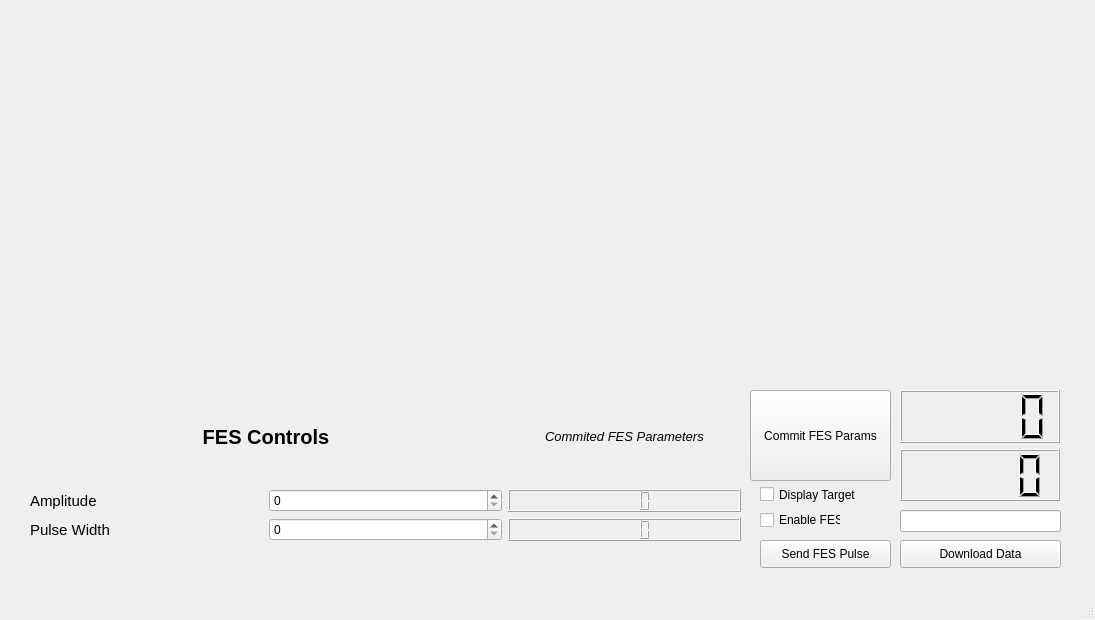
<?xml version="1.0" encoding="UTF-8"?>
<ui version="4.0">
 <class>MainWindow</class>
 <widget class="QMainWindow" name="MainWindow">
  <property name="geometry">
   <rect>
    <x>0</x>
    <y>0</y>
    <width>1095</width>
    <height>620</height>
   </rect>
  </property>
  <property name="windowTitle">
   <string>Central Drive Estimation</string>
  </property>
  <widget class="QWidget" name="centralwidget">
   <widget class="QWidget" name="gridLayoutWidget">
    <property name="geometry">
     <rect>
      <x>30</x>
      <y>390</y>
      <width>711</width>
      <height>151</height>
     </rect>
    </property>
    <layout class="QGridLayout" name="gridLayout">
     <item row="1" column="0">
      <widget class="QLabel" name="label">
       <property name="font">
        <font>
         <pointsize>11</pointsize>
        </font>
       </property>
       <property name="text">
        <string>Amplitude</string>
       </property>
      </widget>
     </item>
     <item row="2" column="1">
      <widget class="QSpinBox" name="pw_sp"/>
     </item>
     <item row="2" column="0">
      <widget class="QLabel" name="label_2">
       <property name="font">
        <font>
         <pointsize>11</pointsize>
         <italic>false</italic>
        </font>
       </property>
       <property name="text">
        <string>Pulse Width</string>
       </property>
      </widget>
     </item>
     <item row="0" column="0" colspan="2">
      <widget class="QLabel" name="label_3">
       <property name="font">
        <font>
         <pointsize>15</pointsize>
         <weight>75</weight>
         <bold>true</bold>
        </font>
       </property>
       <property name="text">
        <string>FES Controls</string>
       </property>
       <property name="scaledContents">
        <bool>false</bool>
       </property>
       <property name="alignment">
        <set>Qt::AlignCenter</set>
       </property>
      </widget>
     </item>
     <item row="1" column="1">
      <widget class="QSpinBox" name="amp_sp"/>
     </item>
     <item row="0" column="2" alignment="Qt::AlignHCenter">
      <widget class="QLabel" name="label_4">
       <property name="font">
        <font>
         <pointsize>10</pointsize>
         <weight>50</weight>
         <italic>true</italic>
         <bold>false</bold>
        </font>
       </property>
       <property name="text">
        <string>Commited FES Parameters</string>
       </property>
      </widget>
     </item>
     <item row="1" column="2">
      <widget class="QLCDNumber" name="commitedAmp_lbl"/>
     </item>
     <item row="2" column="2">
      <widget class="QLCDNumber" name="commitedPw_lbl"/>
     </item>
    </layout>
   </widget>
   <widget class="QWidget" name="verticalLayoutWidget">
    <property name="geometry">
     <rect>
      <x>30</x>
      <y>20</y>
      <width>1031</width>
      <height>361</height>
     </rect>
    </property>
    <layout class="QVBoxLayout" name="verticalLayout">
     <item>
      <widget class="QWidget" name="TorquePlot" native="true">
       <layout class="QHBoxLayout" name="horizontalLayout"/>
      </widget>
     </item>
    </layout>
   </widget>
   <widget class="QWidget" name="verticalLayoutWidget_2">
    <property name="geometry">
     <rect>
      <x>900</x>
      <y>390</y>
      <width>160</width>
      <height>111</height>
     </rect>
    </property>
    <layout class="QVBoxLayout" name="verticalLayout_2">
     <item>
      <widget class="QLCDNumber" name="amp_lcd"/>
     </item>
     <item>
      <widget class="QLCDNumber" name="pw_lcd"/>
     </item>
    </layout>
   </widget>
   <widget class="QPushButton" name="commit_pb">
    <property name="geometry">
     <rect>
      <x>750</x>
      <y>390</y>
      <width>141</width>
      <height>91</height>
     </rect>
    </property>
    <property name="text">
     <string>Commit FES Params</string>
    </property>
    <property name="checkable">
     <bool>false</bool>
    </property>
   </widget>
   <widget class="QCheckBox" name="target_cb">
    <property name="geometry">
     <rect>
      <x>760</x>
      <y>479</y>
      <width>121</width>
      <height>31</height>
     </rect>
    </property>
    <property name="text">
     <string>Display Target</string>
    </property>
   </widget>
   <widget class="QPushButton" name="download_pb">
    <property name="geometry">
     <rect>
      <x>900</x>
      <y>540</y>
      <width>161</width>
      <height>28</height>
     </rect>
    </property>
    <property name="text">
     <string>Download Data</string>
    </property>
   </widget>
   <widget class="QLineEdit" name="comport_le">
    <property name="geometry">
     <rect>
      <x>900</x>
      <y>510</y>
      <width>161</width>
      <height>22</height>
     </rect>
    </property>
   </widget>
   <widget class="QCheckBox" name="fesEnable_cb">
    <property name="geometry">
     <rect>
      <x>760</x>
      <y>510</y>
      <width>81</width>
      <height>20</height>
     </rect>
    </property>
    <property name="text">
     <string>Enable FES</string>
    </property>
   </widget>
   <widget class="QPushButton" name="sendPulse_pb">
    <property name="geometry">
     <rect>
      <x>760</x>
      <y>540</y>
      <width>131</width>
      <height>28</height>
     </rect>
    </property>
    <property name="text">
     <string>Send FES Pulse</string>
    </property>
   </widget>
  </widget>
  <widget class="QMenuBar" name="menubar">
   <property name="geometry">
    <rect>
     <x>0</x>
     <y>0</y>
     <width>1095</width>
     <height>26</height>
    </rect>
   </property>
  </widget>
  <widget class="QStatusBar" name="statusbar"/>
 </widget>
 <resources/>
 <connections/>
</ui>
